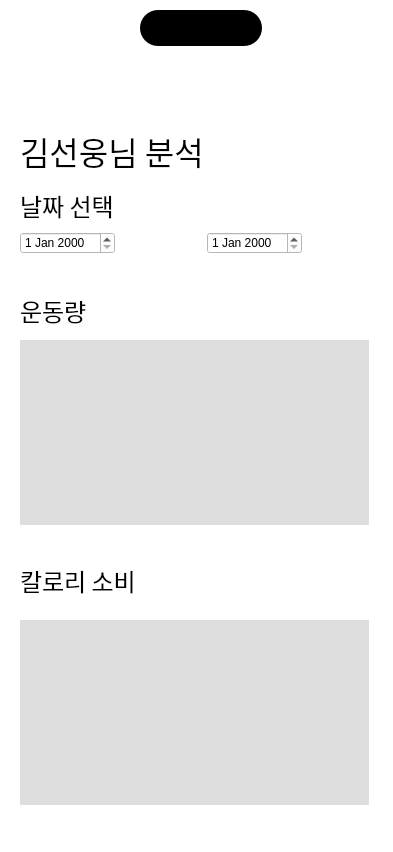
<?xml version="1.0" encoding="UTF-8"?>
<ui version="4.0">
 <class>Dialog</class>
 <widget class="QDialog" name="Dialog">
  <property name="geometry">
   <rect>
    <x>0</x>
    <y>0</y>
    <width>393</width>
    <height>852</height>
   </rect>
  </property>
  <property name="windowTitle">
   <string>Dialog</string>
  </property>
  <property name="styleSheet">
   <string notr="true">background-color: rgb(255, 255, 255);</string>
  </property>
  <widget class="QLabel" name="lb_User_Name">
   <property name="geometry">
    <rect>
     <x>20</x>
     <y>130</y>
     <width>261</width>
     <height>41</height>
    </rect>
   </property>
   <property name="font">
    <font>
     <family>BM Dohyeon</family>
     <pointsize>24</pointsize>
    </font>
   </property>
   <property name="styleSheet">
    <string notr="true">color: rgb(0, 0, 0);</string>
   </property>
   <property name="text">
    <string>김선웅님 분석</string>
   </property>
  </widget>
  <widget class="QLabel" name="label_3">
   <property name="geometry">
    <rect>
     <x>20</x>
     <y>540</y>
     <width>261</width>
     <height>81</height>
    </rect>
   </property>
   <property name="font">
    <font>
     <family>BM Dohyeon</family>
     <pointsize>18</pointsize>
    </font>
   </property>
   <property name="styleSheet">
    <string notr="true">color: rgb(0, 0, 0);</string>
   </property>
   <property name="text">
    <string>칼로리 소비</string>
   </property>
  </widget>
  <widget class="QWidget" name="widget_2" native="true">
   <property name="geometry">
    <rect>
     <x>20</x>
     <y>620</y>
     <width>349</width>
     <height>185</height>
    </rect>
   </property>
   <property name="styleSheet">
    <string notr="true">background-color: rgb(222, 222, 222);</string>
   </property>
  </widget>
  <widget class="QLabel" name="label_4">
   <property name="geometry">
    <rect>
     <x>20</x>
     <y>190</y>
     <width>101</width>
     <height>31</height>
    </rect>
   </property>
   <property name="font">
    <font>
     <family>BM Dohyeon</family>
     <pointsize>18</pointsize>
    </font>
   </property>
   <property name="styleSheet">
    <string notr="true">color: rgb(0, 0, 0);
</string>
   </property>
   <property name="text">
    <string>날짜 선택</string>
   </property>
  </widget>
  <widget class="QLabel" name="label_5">
   <property name="geometry">
    <rect>
     <x>20</x>
     <y>270</y>
     <width>261</width>
     <height>81</height>
    </rect>
   </property>
   <property name="font">
    <font>
     <family>BM Dohyeon</family>
     <pointsize>18</pointsize>
    </font>
   </property>
   <property name="styleSheet">
    <string notr="true">color: rgb(0, 0, 0);</string>
   </property>
   <property name="text">
    <string>운동량</string>
   </property>
  </widget>
  <widget class="QWidget" name="widget_3" native="true">
   <property name="geometry">
    <rect>
     <x>20</x>
     <y>340</y>
     <width>349</width>
     <height>185</height>
    </rect>
   </property>
   <property name="styleSheet">
    <string notr="true">background-color: rgb(222, 222, 222);</string>
   </property>
  </widget>
  <widget class="QWidget" name="layoutWidget">
   <property name="geometry">
    <rect>
     <x>20</x>
     <y>230</y>
     <width>282</width>
     <height>26</height>
    </rect>
   </property>
   <layout class="QGridLayout" name="gridLayout">
    <item row="0" column="3">
     <widget class="QDateEdit" name="dateEdit_2">
      <property name="styleSheet">
       <string notr="true">color: rgb(0, 0, 0);</string>
      </property>
     </widget>
    </item>
    <item row="0" column="0">
     <widget class="QDateEdit" name="dateEdit">
      <property name="styleSheet">
       <string notr="true">color: rgb(0, 0, 0);</string>
      </property>
     </widget>
    </item>
    <item row="0" column="2">
     <spacer name="horizontalSpacer">
      <property name="orientation">
       <enum>Qt::Horizontal</enum>
      </property>
      <property name="sizeHint" stdset="0">
       <size>
        <width>40</width>
        <height>20</height>
       </size>
      </property>
     </spacer>
    </item>
   </layout>
  </widget>
  <widget class="QLabel" name="lb_DynamicIsland">
   <property name="geometry">
    <rect>
     <x>140</x>
     <y>10</y>
     <width>122</width>
     <height>36</height>
    </rect>
   </property>
   <property name="styleSheet">
    <string notr="true">background-color: rgb(0, 0, 0);
border-radius: 18px</string>
   </property>
   <property name="text">
    <string/>
   </property>
  </widget>
  <widget class="QPushButton" name="btn_back">
   <property name="geometry">
    <rect>
     <x>20</x>
     <y>60</y>
     <width>35</width>
     <height>35</height>
    </rect>
   </property>
   <property name="palette">
    <palette>
     <active>
      <colorrole role="Button">
       <brush brushstyle="SolidPattern">
        <color alpha="0">
         <red>255</red>
         <green>255</green>
         <blue>255</blue>
        </color>
       </brush>
      </colorrole>
      <colorrole role="Base">
       <brush brushstyle="SolidPattern">
        <color alpha="0">
         <red>255</red>
         <green>255</green>
         <blue>255</blue>
        </color>
       </brush>
      </colorrole>
      <colorrole role="Window">
       <brush brushstyle="SolidPattern">
        <color alpha="0">
         <red>255</red>
         <green>255</green>
         <blue>255</blue>
        </color>
       </brush>
      </colorrole>
     </active>
     <inactive>
      <colorrole role="Button">
       <brush brushstyle="SolidPattern">
        <color alpha="0">
         <red>255</red>
         <green>255</green>
         <blue>255</blue>
        </color>
       </brush>
      </colorrole>
      <colorrole role="Base">
       <brush brushstyle="SolidPattern">
        <color alpha="0">
         <red>255</red>
         <green>255</green>
         <blue>255</blue>
        </color>
       </brush>
      </colorrole>
      <colorrole role="Window">
       <brush brushstyle="SolidPattern">
        <color alpha="0">
         <red>255</red>
         <green>255</green>
         <blue>255</blue>
        </color>
       </brush>
      </colorrole>
     </inactive>
     <disabled>
      <colorrole role="Button">
       <brush brushstyle="SolidPattern">
        <color alpha="0">
         <red>255</red>
         <green>255</green>
         <blue>255</blue>
        </color>
       </brush>
      </colorrole>
      <colorrole role="Base">
       <brush brushstyle="SolidPattern">
        <color alpha="0">
         <red>255</red>
         <green>255</green>
         <blue>255</blue>
        </color>
       </brush>
      </colorrole>
      <colorrole role="Window">
       <brush brushstyle="SolidPattern">
        <color alpha="0">
         <red>255</red>
         <green>255</green>
         <blue>255</blue>
        </color>
       </brush>
      </colorrole>
     </disabled>
    </palette>
   </property>
   <property name="cursor">
    <cursorShape>PointingHandCursor</cursorShape>
   </property>
   <property name="styleSheet">
    <string notr="true">QPushButton {
background-image: url(:/images/img/Back.png);
background-color: rgb(255, 255, 255,0);
border-radius: 5px; 
padding: 5px;
}</string>
   </property>
   <property name="text">
    <string/>
   </property>
  </widget>
 </widget>
 <resources>
  <include location="resource.qrc"/>
 </resources>
 <connections/>
</ui>
